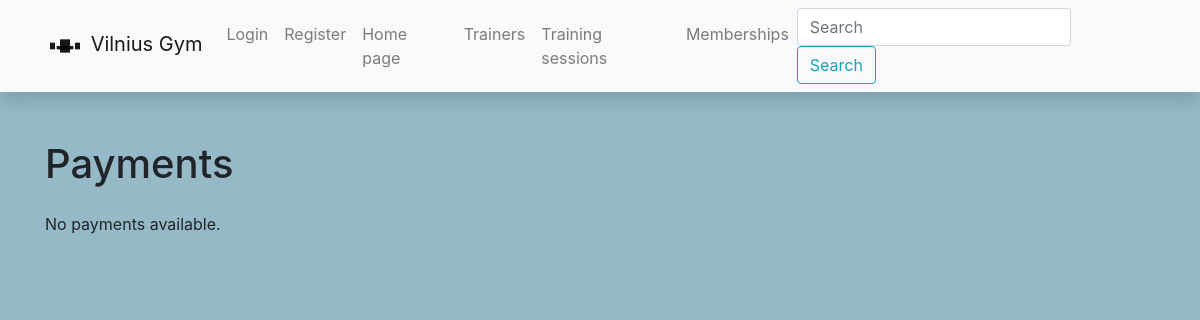
Before: /gym/payment/ with the older database file.
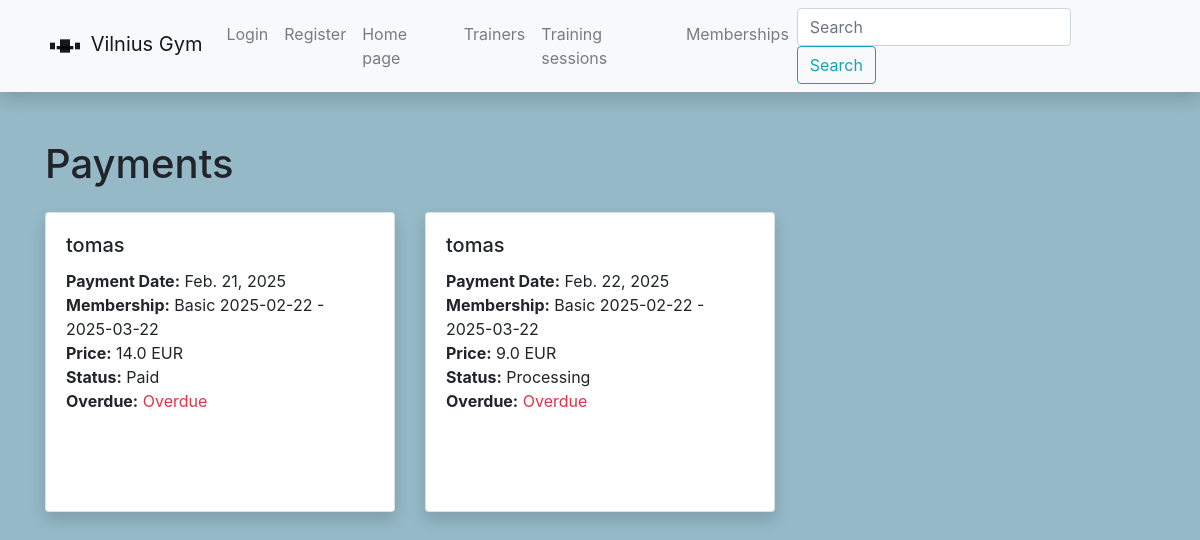
After: the same page with the newer database file.
### gym/models.py (models this page shows, shortened)
class Payment(models.Model):
    user = models.ForeignKey(User, on_delete=models.CASCADE, related_name='payments')
    membership = models.ForeignKey(Membership, on_delete=SET_NULL, null=True, blank=True)
    price = models.FloatField('Price EUR', help_text='Enter payment price')
    payment_date = models.DateField('Payment_date', help_text="Enter date", default=date.today)
    PAYMENT_STATUS = (
        ('p', 'Processing'),
        ('a', 'Paid'),
        ('e', 'Expired '),
    )
    payment_status = models.CharField('status',
                                      max_length=1,
                                      choices=PAYMENT_STATUS,
                                      default='p',
                                      blank=True,
                                      help_text="Membership status"
                                      )
    @property
    def is_overdue(self):
        if self.payment_date and date.today() > self.payment_date:
            return True  # pradelsta
        else:
            return False

class Membership(models.Model):
    id = models.UUIDField(primary_key=True, default=uuid.uuid4)
    name = models.CharField('Name', max_length=50, help_text="Trial, Basic, Flexible, Premium", default="Trial")
    user = models.OneToOneField(User, on_delete=models.CASCADE, related_name='membership')
    start_date = models.DateField('Start_date', help_text="Enter start date", default=date.today)
    end_date = models.DateField('End_date', help_text="Enter end date", default=date.today)
    STATUS_STATUS = (
        ('p', 'Processing'),
        ('a', 'Active'),
        ('e', 'Expired'),
    )
    membership_status = models.CharField('status',
                                         max_length=1,
                                         choices=STATUS_STATUS,
                                         default='p',
                                         blank=True,
                                         help_text="Membership status"
                                         )
    description = HTMLField(blank=True, default=None)
    def __str__(self):
        return f'{self.name} {self.start_date} - {self.end_date}'

### gym/views.py (the view)
# urls.py: path('payment/', views.PaymentsListView.as_view(), name='payments-all'),
class PaymentsListView(generic.ListView):
    model = Payment
    context_object_name = 'payments'
    template_name = 'payments.html'

### gym/templates/payments.html
{% extends 'base.html' %}
{% block content %}
  <h1 class="mb-4">Payments</h1>
  {% if payments %}
    <div class="row">
      {% for payment in payments %}
        <div class="col-md-4 mb-4">
          <div class="card h-100 shadow">
            <div class="card-body">
              <h5 class="card-title">{{ payment.user }}</h5>
              <p class="card-text">
                <strong>Payment Date:</strong> {{ payment.payment_date }}<br>
                <strong>Membership:</strong> {{ payment.membership }}<br>
                <strong>Price:</strong> {{ payment.price }} EUR<br>
                <strong>Status:</strong> {{ payment.get_payment_status_display }}<br>
                <strong>Overdue:</strong>
                {% if payment.is_overdue %}
                  <span class="text-danger">Overdue</span>
                {% else %}
                  <span class="text-success">Not overdue</span>
                {% endif %}
              </p>
            </div>
          </div>
        </div>
      {% endfor %}
    </div>
  {% else %}
    <p>No payments available.</p>
  {% endif %}
{% endblock %}

Changed rows visible on the page:
added Payment: user "tomas", payment_date "Feb. 21, 2025", membership "Basic 2025-02-22 - 2025-03-22", price "14.0", payment_status "Paid", shows "Overdue"
added Payment: user "tomas", payment_date "Feb. 22, 2025", membership "Basic 2025-02-22 - 2025-03-22", price "9.0", payment_status "Processing", shows "Overdue"
Other visible differences:
text no longer shown: "No payments available."
